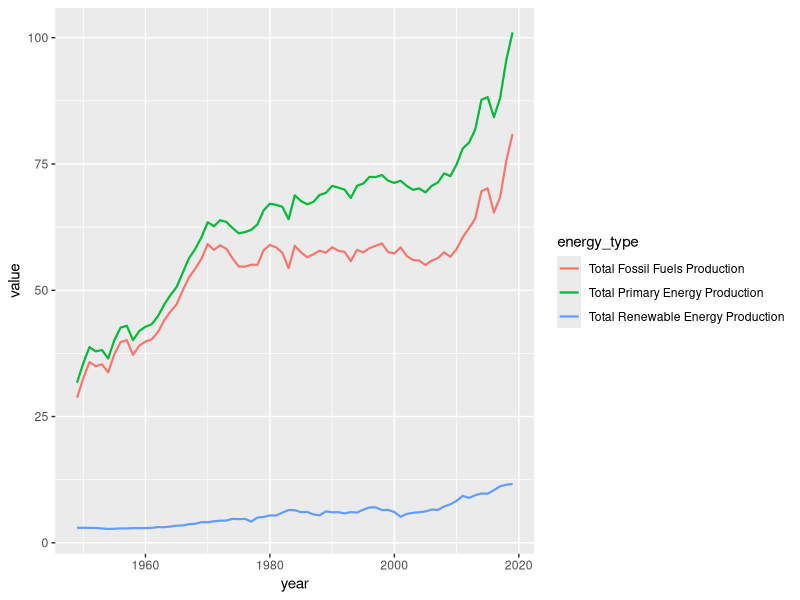
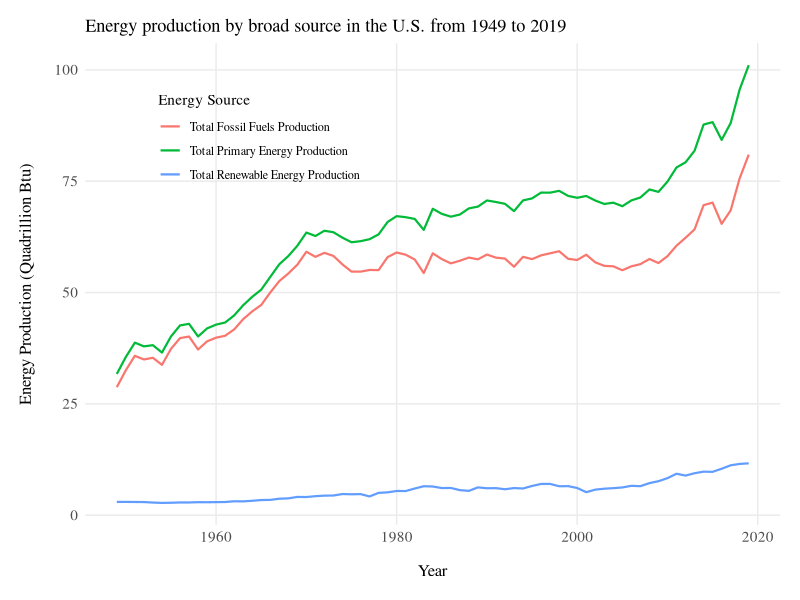

Generate these figures, in order, with R: (Note: this script raises an error after producing the figures.)
##
##
##    Practice problems: Visualize energy production in the US using ggplot2
##                
##    Authors:    Calvin J. Munson
##
##
##

library(tidyverse)
setwd("~/Desktop/R-DataScience-workshops/practice_worksheets/US_energy_production")


energy <- read_csv("US_EnergyProduction_broad.csv")


energy


energy.long <- pivot_longer(data = energy,
             col = c(3:5),
             names_to = "energy_type",
             values_to = "value")

pivot_longer(data = energy,
             col = -c(year, Unit),
             names_to = "energy_type",
             values_to = "value")

energy.long



## Graph replication challenge 
energy.long %>% 
  ggplot(aes(x = year, y = value, color = energy_type)) +
  # Make the line a little bit thicker (default is 0.5)
  geom_line(size = 0.75)

## Graph replication challenge 
energy.long %>% 
  ggplot(aes(x = year, y = value, color = energy_type)) +
  # Make the line a little bit thicker (default is 0.5)
  geom_line(size = 0.75) +
  # Add x and y labels, as well as a label for the legend (for the color)
  labs(x = "Year",
       y = "Energy Production (Quadrillion Btu)",
       color = "Energy Source") +
  # Add a title!
  ggtitle("Energy production by broad source in the U.S. from 1949 to 2019") +
  # Start by changing to minimal theme
  theme_minimal() +
  # Add additional theme elements
  # Change the position of the legend using legend.position. The default is for the 
  # legend to be outside and to the right of the plot, but by specifying a vector in 
  # c(x, y) format, you can tell it where to put the legend ((0,0) is the bottom left
  # corner, while (1,1) is the top right)
  theme(legend.position = c(0.25, 0.80), 
        # Change the size of the axis titles
        axis.title.x =  element_text(size = 12,
                                     # Also add 0.5 cm of space on top of the x title
                                     margin = margin(t = 0.5, unit = "cm"),
                                     family = "Times"),
        axis.title.y =  element_text(size = 12,
                                     # This one adds 0.5 cm of space to the RIGHT of the y title
                                     margin = margin(r = 0.5, unit = "cm")),
        axis.text = element_text(size = 11),
        text = element_text(family = "Times"),
        # Add 0.5 cm of space surrounding all edges of the plot (looks less cramped)
        plot.margin = margin(t = 0.5, b = 0.5, r = 0.5, l = 0.5, unit = "cm"),
        # Remove minor panel lines (panel.grid.major are the lines that intersect with the axis
        # numbers, which panel.grid.minor are the ones at the halfway point)
        panel.grid.minor = element_blank())

## For reference, I exported this graph with width = 6.5 and height = 4.5. 
# The size of your plot changes how certain aspects look! 
# For instance, a font of 12 will look HUGE if your plot is only 2x3 inches, 
# whereas it will look tiny if your plot is 10x14 inches



## 8. Graph specific prod!

broad_prod.long

## a
specific_prod.long %>% 
  ggplot(aes(x = year, y = production, color = energy_source)) +
  geom_line() +
  scale_color_brewer(palette = "Paired")


## b (facet)
specific_prod.long %>% 
  ggplot(aes(x = year, y = production, color = energy_source)) +
  geom_line() +
  scale_color_brewer(palette = "Paired") +
  facet_wrap(~ energy_source)

## c facet freey
# what sources look like they are increasing fastest? decreasing? Which are most variable from year-to-year?
specific_prod.long %>% 
  ggplot(aes(x = year, y = production, color = energy_source)) +
  geom_line() +
  scale_color_brewer(palette = "Paired") +
  scale_y_continuous(limits = c(0, NA)) +
  facet_wrap(~ energy_source,
             scales = "free_y")



## challenge! new geom!
specific_prod.long %>% 
  ggplot(aes(x = year, y = production, fill = energy_source)) +
  # Use geom_area! This requires a "fill" aesthetic rather than a "color" aesthetic like geom_line()
  geom_area() +
  # Change the frequency of x-axis breaks to every 10 years instead of every 20
  scale_x_continuous(breaks = c(1950, 1960, 1970, 1980, 1990, 2000, 2010, 2020)) +
  scale_fill_brewer(palette = "Paired") +
  # Add x and y labels, as well as a label for the legend (for the color)
  labs(x = "Year",
       y = "Energy Production (Quadrillion Btu)",
       # Note that since the aesthetic for energy_source changed to fill, your label has to change to fill as well!
       fill = "Energy Source") +
  # Add a title!
  ggtitle("Energy production by source in the U.S. from 1949 to 2019") +
  theme_minimal() +
  theme(# Change the size of the axis titles
    axis.title.x =  element_text(size = 12,
                                 # Also add 0.5 cm of space on top of the x title
                                 margin = margin(t = 0.5, unit = "cm")),
    axis.title.y =  element_text(size = 12,
                                 # This one adds 0.5 cm of space to the RIGHT of the y title
                                 margin = margin(r = 0.5, unit = "cm")),
    axis.text = element_text(size = 11),
    # Add 0.5 cm of space surrounding all edges of the plot (looks less cramped)
    plot.margin = margin(t = 0.5, b = 0.5, r = 0.5, l = 0.5, unit = "cm"),
    # Remove minor panel lines (panel.grid.major are the lines that intersect with the axis
    # numbers, which panel.grid.minor are the ones at the halfway point)
    panel.grid.minor = element_blank())




## Look at percent use
specific_prod.perc <- specific_prod.long %>% 
  group_by(year) %>% 
  mutate(tot.production = sum(production, na.rm = TRUE),
         perc.production = production/tot.production*100)

specific_prod.perc %>% 
  ggplot(aes(x = year, y = perc.production, fill = energy_source)) +
  geom_boxplot()

## Graph percent use (line)
specific_prod.perc %>% 
  ggplot(aes(x = year, y = perc.production, color = energy_source)) +
  geom_line() +
  facet_wrap(~ energy_source,
             scales = "free_y") +
  scale_y_continuous(limits = c(0,NA)) +
  scale_fill_brewer(palette = "Paired")



## Graph percent use (area)
specific_prod.perc %>% 
  ggplot(aes(x = year, y = perc.production, fill = energy_source)) +
  geom_area() +
  scale_fill_brewer(palette = "Paired")
